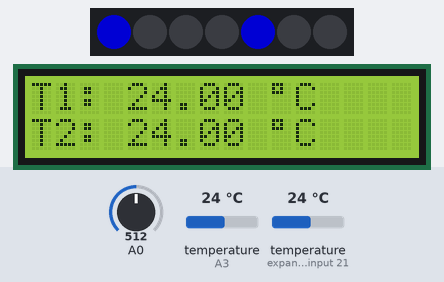
Simulated run of this program. Board: Arduino Uno, built with avr-gcc and run on an emulated ATmega328P. On the bench: 7 RGB LEDs in strip order, left to right, 16×2 character LCD. The test bench sets the inputs (shaded band); at power-on: temperature (sensors on A3, expander input 21) 24 °C, A0 = 512. Dim RGB values are drawn brighter than linear.

Above: at 4.4 s.
4.5 s: temperature (sensor on A3) set to 12 °C
At 6.0 s:
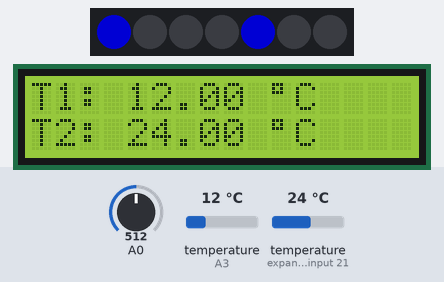
6.3 s: temperature (sensor on expander input 21) set to 12 °C
At 7.5 s:
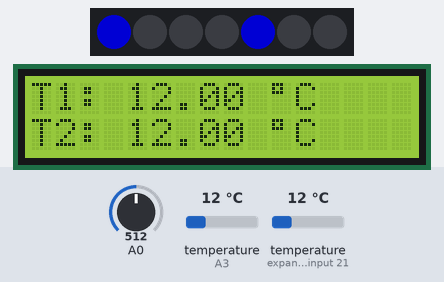
7.8 s: temperature (sensor on A3) set to 19 °C
At 8.7 s:
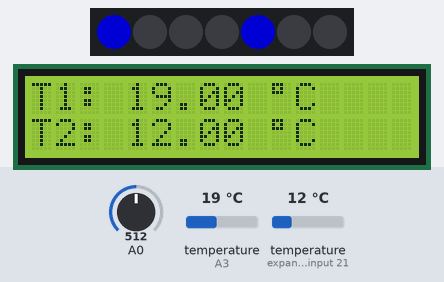
9.4 s: temperature (sensor on expander input 21) set to 19 °C
At 10.0 s:
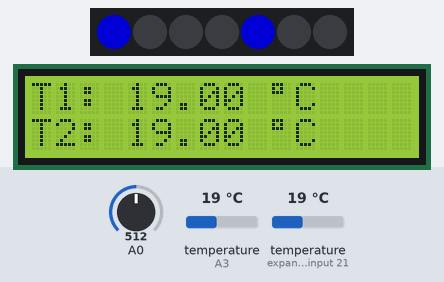
11.0 s: temperature (sensor on A3) set to 28 °C
At 12.3 s:
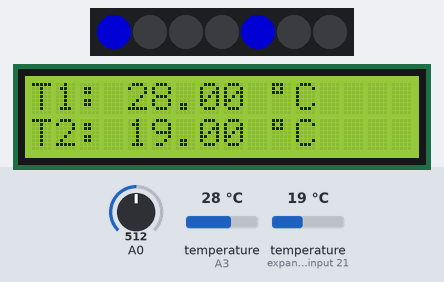
12.6 s: temperature (sensor on expander input 21) set to 28 °C
At 13.6 s:
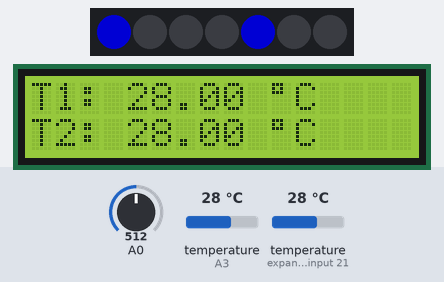
Timing chart, 0 to 15.1 s (numbered marks = the images above; inputs shaded):
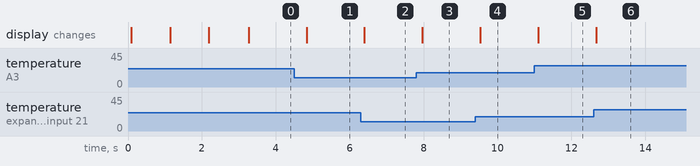

The program:

main.cpp
```cpp
// Read two separate temperatures from DS18B20 sensors,
// show them on an LCD keypad shield and a WS2812B LED strip
// LED strip shows whether hot wine punch is at correct temperature

#include <Arduino.h>

#include <OneWire.h>
#include <DallasTemperature.h>

#define DS18B20_PIN A3
#define DS18B20_RESOLUTION 12 // 9-12
#define DS18B20_WAIT 750 / (1 << (12 - DS18B20_RESOLUTION))

DeviceAddress tempSensor1 = {0x28, 0xFF, 0xD2, 0xA5, 0x24, 0x17, 0x03, 0xD7};
DeviceAddress tempSensor2 = {0x28, 0xFF, 0xC9, 0xFD, 0x24, 0x17, 0x03, 0x1F};

OneWire oneWire(DS18B20_PIN);
DallasTemperature tempSensors(&oneWire);

// LED strips
#include <Adafruit_NeoPixel.h>
#define PIXEL_PIN A2
#define PIXEL_COUNT 7
Adafruit_NeoPixel ledStrip = Adafruit_NeoPixel(PIXEL_COUNT, PIXEL_PIN, NEO_GRB + NEO_KHZ800);
const uint32_t COLOR_RED = ledStrip.Color(255, 0, 0);
const uint32_t COLOR_GREEN = ledStrip.Color(0, 255, 0);
const uint32_t COLOR_BLUE = ledStrip.Color(0, 0, 255);
const uint32_t COLOR_NONE = ledStrip.Color(0, 0, 0);

// display
#include <Wire.h>
#include <LiquidCrystal.h>

int lcd_key = 0;
int adc_key_in1 = 0, adc_key_in2 = 0;
#define btnRIGHT 0
#define btnUP 1
#define btnDOWN 2
#define btnLEFT 3
#define btnSELECT 4
#define btnNONE 5

int nLastButton = btnNONE;

int read_LCD_buttons()
{
    // get current button state
    // with simple debouncing workaround
    adc_key_in1 = 0;
    adc_key_in2 = 1023;

    while (abs(adc_key_in1 - adc_key_in2) > 10)
    {
        // read again until value stays the same within range
        adc_key_in1 = analogRead(0);
        delay(5);
        adc_key_in2 = analogRead(0);
    }

    if (adc_key_in1 > 1000)
        return btnNONE; // We make this the 1st option for speed reasons since it will be the most likely result

    if (adc_key_in1 < 50)
        return btnRIGHT;
    if (adc_key_in1 < 195)
        return btnUP;
    if (adc_key_in1 < 380)
        return btnDOWN;
    if (adc_key_in1 < 555)
        return btnLEFT;
    if (adc_key_in1 < 790)
        return btnSELECT;

    return btnNONE; // when all others fail, return this...
}

LiquidCrystal lcd = LiquidCrystal(8, 9, 4, 5, 6, 7);


void showShortMsg(const char *msg1, const char *msg2, uint16_t delayTime = 1000)
{
    lcd.clear();
    lcd.setCursor(0, 0);
    lcd.write(msg1);
    lcd.setCursor(0, 1);
    lcd.write(msg2);
    lcd.display();
    delay(delayTime);
}

unsigned long nLastTempRequestTime = 0;


void message_on_boot()
{
    unsigned long nStartTime = millis();
    while(millis() < nStartTime+3000)
    {
        if (read_LCD_buttons() == btnRIGHT)
        {
            // skip init process if btnRIGHT is pressed
            break;
        }
        lcd.clear();
        lcd.setCursor(0, 0);
        lcd.print(F("GLUEHWODISP v1.0"));
        lcd.setCursor(7, 1);
        lcd.print((int)((nStartTime+3000-millis())/1000)+1);
        delay(200); // so display does not blink
    }
}

void display_degrees_celsius()
{
  lcd.print(" ");
  lcd.print((char)223); // degree symbol
  lcd.print("C");
}

void display_temps(float t1, float t2)
 {
   lcd.clear();

   lcd.setCursor(0, 0);
   lcd.print("T1: ");
   lcd.print(t1);
   display_degrees_celsius();

   lcd.setCursor(0, 1);
   lcd.print("T2: ");
   lcd.print(t2);
   display_degrees_celsius();
 }

void setup(void) {
  Serial.begin(115200);

  tempSensors.begin();
  tempSensors.setResolution(DS18B20_RESOLUTION);
  tempSensors.setWaitForConversion(false);

  tempSensors.requestTemperatures();
  nLastTempRequestTime = millis();

  ledStrip.begin();
  ledStrip.setBrightness(128); // 50% brightness
  ledStrip.show();

  lcd.begin(16, 2);

  message_on_boot();
}

void set_single_temp_display(const float t, const int led_idx_offset)
{
    // led_idx_offset: idx of first LED to use

    if(t < 57)
    {
        // too cold
        ledStrip.setPixelColor(led_idx_offset+0, COLOR_BLUE);
        ledStrip.setPixelColor(led_idx_offset+1, COLOR_NONE);
        ledStrip.setPixelColor(led_idx_offset+2, COLOR_NONE);

    }
    else if(t < 63)
    {
        // slightly too cold
        ledStrip.setPixelColor(led_idx_offset+0, COLOR_BLUE);
        ledStrip.setPixelColor(led_idx_offset+1, COLOR_GREEN);
        ledStrip.setPixelColor(led_idx_offset+2, COLOR_NONE);
    }
    else if(t < 67)
    {
        // optimal
        ledStrip.setPixelColor(led_idx_offset+0, COLOR_NONE);
        ledStrip.setPixelColor(led_idx_offset+1, COLOR_GREEN);
        ledStrip.setPixelColor(led_idx_offset+2, COLOR_NONE);
    }
    else if(t < 70)
    {
        // slightly too hot
        ledStrip.setPixelColor(led_idx_offset+0, COLOR_NONE);
        ledStrip.setPixelColor(led_idx_offset+1, COLOR_GREEN);
        ledStrip.setPixelColor(led_idx_offset+2, COLOR_RED);
    }
    else
    {
        // too hot
        ledStrip.setPixelColor(led_idx_offset+0, COLOR_NONE);
        ledStrip.setPixelColor(led_idx_offset+1, COLOR_NONE);
        ledStrip.setPixelColor(led_idx_offset+2, COLOR_RED);
    }

}

void set_leds_temp_display(const float t1, const float t2)
{
    set_single_temp_display(t1, 0);
    set_single_temp_display(t2, 4);

    ledStrip.show();
}


void loop(void) {
  unsigned long nNow = millis();
  if (nNow - nLastTempRequestTime > DS18B20_WAIT)
  {
      float t1 = tempSensors.getTempC(tempSensor1);
      float t2 = tempSensors.getTempC(tempSensor2);

      display_temps(t1, t2);
      set_leds_temp_display(t1, t2);

      tempSensors.requestTemperatures();
      nLastTempRequestTime = millis(); // request again
  }

}
```

Measured:
- after the input at 4.5 s, the display: changes after 0.33 s (image 1)
- after the input at 6.3 s, the display: changes after 0.10 s (image 2)
- after the input at 7.8 s, the display: changes after 0.17 s (image 3)
- after the input at 9.4 s, the display: changes after 0.13 s (image 4)
- after the input at 11.0 s, the display: changes after 0.10 s (image 5)
- after the input at 12.6 s, the display: changes after 0.07 s (image 6)
